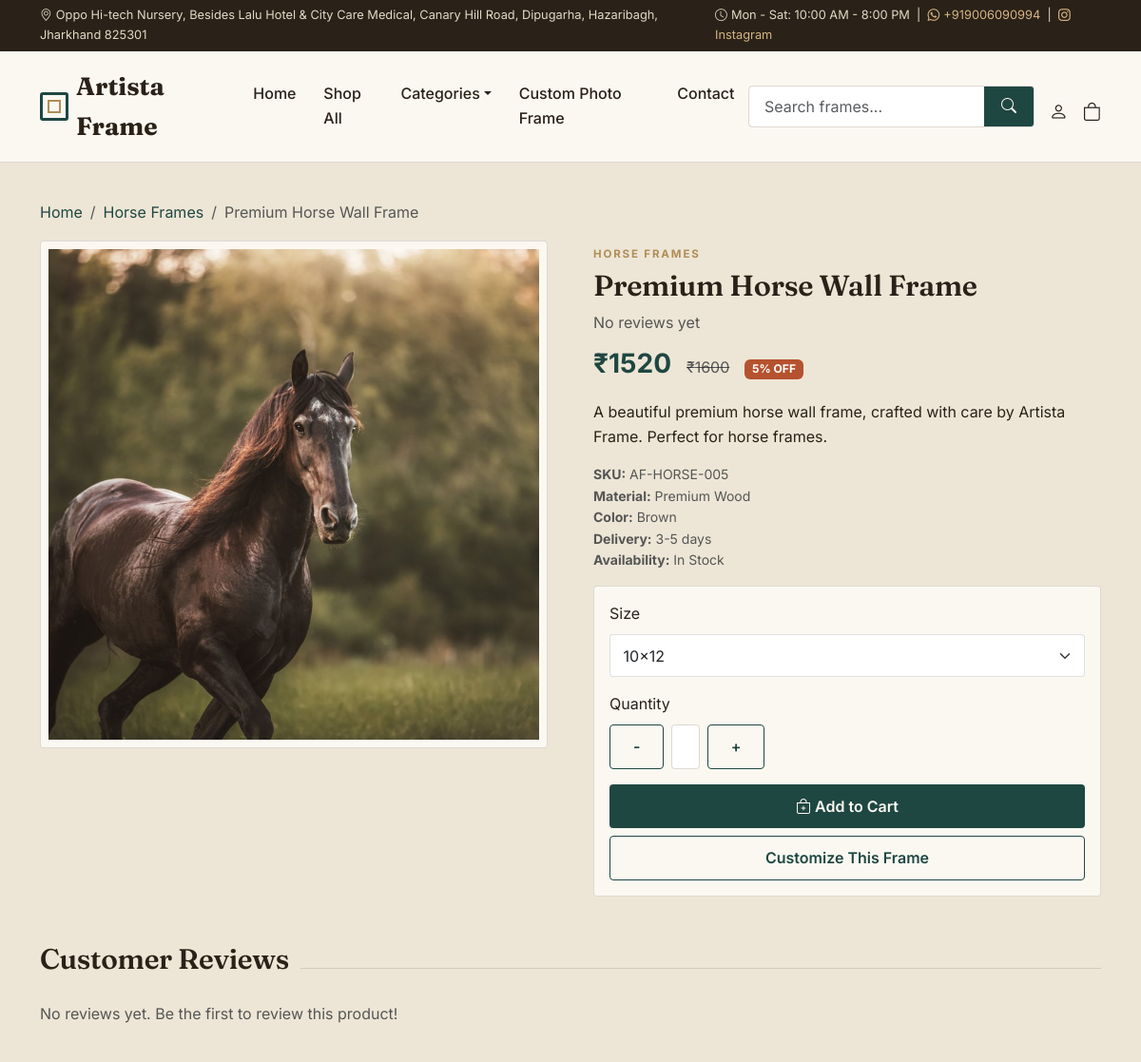
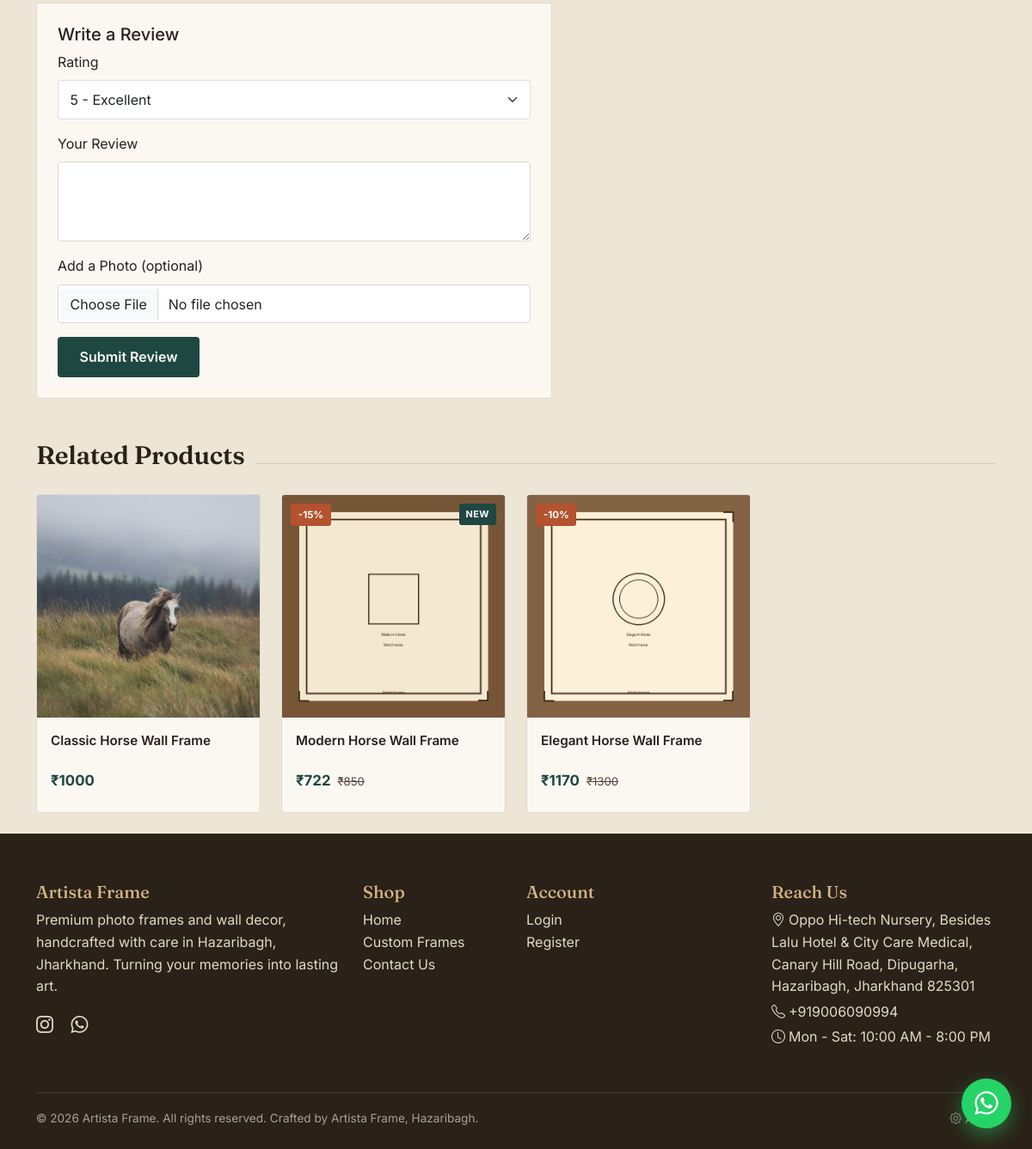
/product/premium-horse-wall-frame-af-horse-005, run on the app's committed database (2 pictures, top to bottom).
### app/models.py (models this page shows, shortened)
class Category(db.Model):
    __tablename__ = "categories"
    id = db.Column(db.Integer, primary_key=True)
    name = db.Column(db.String(120), nullable=False, unique=True)
    slug = db.Column(db.String(140), nullable=False, unique=True, index=True)
    description = db.Column(db.Text)
    image = db.Column(db.String(255))
    parent_id = db.Column(db.Integer, db.ForeignKey("categories.id"), nullable=True)
    is_active = db.Column(db.Boolean, default=True)
    display_order = db.Column(db.Integer, default=0)
    created_at = db.Column(db.DateTime, default=datetime.utcnow)
    children = db.relationship("Category", backref=db.backref("parent", remote_side=[id]))
    products = db.relationship("Product", backref="category", lazy=True)

class Product(db.Model):
    __tablename__ = "products"
    id = db.Column(db.Integer, primary_key=True)
    sku = db.Column(db.String(50), unique=True, nullable=False)
    name = db.Column(db.String(200), nullable=False)
    slug = db.Column(db.String(220), unique=True, nullable=False, index=True)
    description = db.Column(db.Text)
    price = db.Column(db.Numeric(10, 2), nullable=False)
    discount_percent = db.Column(db.Integer, default=0)
    stock = db.Column(db.Integer, default=0)
    category_id = db.Column(db.Integer, db.ForeignKey("categories.id"), nullable=False)
    subcategory = db.Column(db.String(120))
    frame_material = db.Column(db.String(100))
    frame_color = db.Column(db.String(60))
    delivery_time_days = db.Column(db.String(50), default="3-5 days")
    is_available = db.Column(db.Boolean, default=True)
    is_featured = db.Column(db.Boolean, default=False)
    is_new_arrival = db.Column(db.Boolean, default=False)
    is_best_seller = db.Column(db.Boolean, default=False)
    is_clearance = db.Column(db.Boolean, default=False)
    is_customizable = db.Column(db.Boolean, default=False)
    view_count = db.Column(db.Integer, default=0)
    created_at = db.Column(db.DateTime, default=datetime.utcnow)
    updated_at = db.Column(db.DateTime, default=datetime.utcnow, onupdate=datetime.utcnow)
    images = db.relationship(
        "ProductImage", backref="product", lazy=True, cascade="all, delete-orphan",
        order_by="ProductImage.display_order, ProductImage.id",
    )
    reviews = db.relationship("Review", backref="product", lazy=True, cascade="all, delete-orphan")
    sizes = db.relationship("Size", secondary="product_sizes")
    @property
    def final_price(self):
        if self.discount_percent:
            return round(float(self.price) * (1 - self.discount_percent / 100), 2)
        return float(self.price)
    @property
    def average_rating(self):
        approved = [r.rating for r in self.reviews if r.is_approved]
        if not approved:
            return 0
        return round(sum(approved) / len(approved), 1)
    @property
    def primary_image(self):
        if not self.images:
            return "img/placeholder-frame.svg"
        for img in self.images:
            if img.is_primary:
                return img.image_path
        return self.images[0].image_path

class ProductImage(db.Model):
    __tablename__ = "product_images"
    id = db.Column(db.Integer, primary_key=True)
    product_id = db.Column(db.Integer, db.ForeignKey("products.id"), nullable=False)
    image_path = db.Column(db.String(255), nullable=False)
    is_primary = db.Column(db.Boolean, default=False)
    display_order = db.Column(db.Integer, default=0)

### app/main/routes.py (the view)
@main_bp.route("/product/<slug>")
def product_detail(slug):
    product = Product.query.filter_by(slug=slug).first_or_404()
    product.view_count = (product.view_count or 0) + 1
    db.session.commit()
    related = Product.query.filter(
        Product.category_id == product.category_id, Product.id != product.id
    ).limit(4).all()
    approved_reviews = [r for r in product.reviews if r.is_approved]
    review_form = ReviewForm()
    return render_template(
        "product_detail.html", product=product, related=related,
        reviews=approved_reviews, review_form=review_form,
    )

### app/forms.py
class ReviewForm(FlaskForm):
    rating = SelectField("Rating", choices=[("5", "5 - Excellent"), ("4", "4 - Good"),
                                             ("3", "3 - Average"), ("2", "2 - Below Average"),
                                             ("1", "1 - Poor")], validators=[DataRequired()])
    comment = TextAreaField("Your Review", validators=[DataRequired(), Length(5, 1000)])
    image = FileField("Add a Photo (optional)", validators=[Optional(), FileAllowed(["jpg", "jpeg", "png", "webp"])])

### app/templates/product_detail.html (shortened to what this page needs)
{% extends "base.html" %}
{% block content %}
<div class="container py-4">
  <nav aria-label="breadcrumb">
    <ol class="breadcrumb">
      <li class="breadcrumb-item"><a href="{{ url_for('main.home') }}">Home</a></li>
      <li class="breadcrumb-item"><a href="{{ url_for('main.category', slug=product.category.slug) }}">{{ product.category.name }}</a></li>
      <li class="breadcrumb-item active">{{ product.name }}</li>
    </ol>
  </nav>
  <div class="row g-5">
    <div class="col-md-6">
      <div class="card-brand p-2 mb-2">
        <img id="product-main-image" src="{{ url_for('static', filename=product.primary_image) }}" class="w-100" style="aspect-ratio:1/1; object-fit:cover;" alt="{{ product.name }}">
      </div>
    </div>
    <div class="col-md-6">
      <span class="eyebrow">{{ product.category.name }}{% if product.subcategory %} · {{ product.subcategory }}{% endif %}</span>
      <h1 class="mt-1" style="font-size:1.9rem;">{{ product.name }}</h1>
      <div class="stars mb-2">
        {% if product.average_rating %}
          {{ "★" * (product.average_rating|round|int) }}{{ "☆" * (5 - (product.average_rating|round|int)) }}
          <span class="text-muted">({{ reviews|length }} reviews)</span>
        {% else %}
          <span class="text-muted">No reviews yet</span>
        {% endif %}
      </div>
      <div class="d-flex align-items-baseline gap-3 mb-3">
        <span class="fs-3 fw-bold text-brand-teal">₹{{ "%.0f"|format(product.final_price) }}</span>
        {% if product.discount_percent %}
        <span class="text-decoration-line-through text-muted">₹{{ "%.0f"|format(product.price) }}</span>
        <span class="badge" style="background:var(--clay);">{{ product.discount_percent }}% OFF</span>
        {% endif %}
      </div>
      <p>{{ product.description }}</p>
      <ul class="list-unstyled small text-muted mb-3">
        <li><strong>SKU:</strong> {{ product.sku }}</li>
        {% if product.frame_material %}<li><strong>Material:</strong> {{ product.frame_material }}</li>{% endif %}
        {% if product.frame_color %}<li><strong>Color:</strong> {{ product.frame_color }}</li>{% endif %}
        <li><strong>Delivery:</strong> {{ product.delivery_time_days }}</li>
        <li><strong>Availability:</strong> {{ "In Stock" if product.stock > 0 else "Out of Stock" }}</li>
      </ul>
      <form action="{{ url_for('cart.add_to_cart', product_id=product.id) }}" method="post" class="card-brand p-3">
        {% if product.sizes %}
        <div class="mb-3">
          <label class="form-label">Size</label>
          <select name="size_label" class="form-select form-select-brand">
            {% for s in product.sizes %}<option value="{{ s.label }}">{{ s.label }}</option>{% endfor %}
          </select>
        </div>
        {% endif %}
        <div class="mb-3">
          <label class="form-label">Quantity</label>
          <div class="d-flex" style="max-width:150px;">
            <button type="button" class="btn btn-outline-brand" data-qty-decrease="qtyInput">-</button>
            <input id="qtyInput" type="number" name="quantity" value="1" min="1" class="form-control form-control-brand text-center mx-2">
            <button type="button" class="btn btn-outline-brand" data-qty-increase="qtyInput">+</button>
          </div>
        </div>
        <button type="submit" class="btn btn-primary-brand w-100" {{ "disabled" if product.stock <= 0 }}>
          <i class="bi bi-bag-plus me-1"></i>Add to Cart
        </button>
        {% if product.is_customizable %}
        <a href="{{ url_for('custom_frame.custom_order') }}" class="btn btn-outline-brand w-100 mt-2">Customize This Frame</a>
        {% endif %}
      </form>
    </div>
  </div>
  <div class="mt-5">
    <div class="section-title"><h2>Customer Reviews</h2></div>
    <div class="row g-3 mb-4">
      {% for r in reviews %}
      <div class="col-md-6">
        <div class="card-brand p-3">
          <div class="stars">{{ "★" * r.rating }}{{ "☆" * (5 - r.rating) }}</div>
          <p class="mb-1 mt-1">{{ r.comment }}</p>
          {% if r.image %}<img src="{{ url_for('static', filename=r.image) }}" style="width:80px;height:80px;object-fit:cover;" class="rounded mb-1">{% endif %}
          <small class="text-muted">— {{ r.user.full_name }}</small>
        </div>
      </div>
      {% else %}
      <p class="text-muted">No reviews yet. Be the first to review this product!</p>
      {% endfor %}
    </div>
    <div class="card-brand p-4" style="max-width:600px;">
      <h5>Write a Review</h5>
      <form action="{{ url_for('main.submit_review', slug=product.slug) }}" method="post" enctype="multipart/form-data">
        <div class="mb-3">
          {{ review_form.rating.label(class_="form-label") }}
          {{ review_form.rating(class_="form-select form-select-brand") }}
        </div>
        <div class="mb-3">
          {{ review_form.comment.label(class_="form-label") }}
          {{ review_form.comment(class_="form-control form-control-brand", rows=3) }}
        </div>
        <div class="mb-3">
          {{ review_form.image.label(class_="form-label") }}
          {{ review_form.image(class_="form-control form-control-brand") }}
        </div>
        <button type="submit" class="btn btn-primary-brand">Submit Review</button>
      </form>
    </div>
  </div>
  {% if related %}
  <div class="mt-5">
    <div class="section-title"><h2>Related Products</h2></div>
    <div class="row g-4">
      {% for p in related %}
      <div class="col-6 col-md-3">{% include "_product_card.html" %}</div>
      {% endfor %}
    </div>
  </div>
  {% endif %}
</div>
{% endblock %}

### app/templates/_product_card.html (shortened to what this page needs)
<div class="product-card">
  <a href="{{ url_for('main.product_detail', slug=p.slug) }}" class="text-decoration-none">
    <div class="img-wrap">
      {% if p.discount_percent %}<span class="badge-discount">-{{ p.discount_percent }}%</span>{% endif %}
      {% if p.is_new_arrival %}<span class="badge-new">New</span>{% endif %}
      <img src="{{ url_for('static', filename=p.primary_image) }}" alt="{{ p.name }}" loading="lazy">
    </div>
  </a>
  <div class="body">
    <a href="{{ url_for('main.product_detail', slug=p.slug) }}" class="text-decoration-none">
      <div class="p-name">{{ p.name }}</div>
    </a>
    <div class="price-row">
      <span class="price-now">₹{{ "%.0f"|format(p.final_price) }}</span>
      {% if p.discount_percent %}<span class="price-old">₹{{ "%.0f"|format(p.price) }}</span>{% endif %}
    </div>
  </div>
</div>

### app/static/css/style.css (style rules this page uses)
:root { --plaster: #EDE6D6; --plaster-deep: #E3D9C4; --walnut: #2A2118; --walnut-soft: #55483A; --teal: #1F4741; --teal-deep: #163430; --brass: #B08D57; --brass-light: #D4B483; --clay: #B5522F; --ivory: #FBF8F2; --line: rgba(42, 33, 24, 0.14); --radius: 4px; --shadow-soft: 0 8px 24px rgba(42, 33, 24, 0.10); --shadow-lift: 0 16px 40px rgba(42, 33, 24, 0.18); }
* { box-sizing: border-box; }
html { scroll-behavior: smooth; }
body { font-family: 'Inter', -apple-system, sans-serif; background: var(--plaster); color: var(--walnut); line-height: 1.6; -webkit-font-smoothing: antialiased; }
h1, h2, h3, h4, .display-font { font-family: 'Fraunces', Georgia, serif; font-weight: 600; color: var(--walnut); letter-spacing: -0.01em; }
a { color: var(--teal); text-decoration: none; }
.eyebrow { font-family: 'Inter', sans-serif; font-size: 0.72rem; font-weight: 700; letter-spacing: 0.16em; text-transform: uppercase; color: var(--brass); }
.btn-primary-brand { background: var(--teal); color: var(--ivory); border: none; border-radius: var(--radius); padding: 0.7rem 1.6rem; font-weight: 600; transition: transform 0.15s ease, background 0.15s ease; }
.btn-outline-brand { background: transparent; color: var(--teal); border: 1.5px solid var(--teal); border-radius: var(--radius); padding: 0.65rem 1.5rem; font-weight: 600; }
.section-title { display: flex; align-items: baseline; gap: 0.75rem; margin-bottom: 1.75rem; }
.section-title::after { content: ""; flex: 1; height: 1px; background: var(--line); }
.section-title h2 { margin: 0; font-size: 1.85rem; }
.product-card { background: var(--ivory); border: 1px solid var(--line); border-radius: var(--radius); overflow: hidden; height: 100%; transition: box-shadow 0.18s ease, transform 0.18s ease; position: relative; }
.product-card .img-wrap { aspect-ratio: 1 / 1; overflow: hidden; background: var(--plaster-deep); position: relative; }
.product-card .img-wrap img { width: 100%; height: 100%; object-fit: cover; transition: transform 0.35s ease; }
.badge-discount { position: absolute; top: 10px; left: 10px; background: var(--clay); color: #fff; font-size: 0.72rem; font-weight: 700; padding: 0.25rem 0.55rem; border-radius: 3px; }
.badge-new { position: absolute; top: 10px; right: 10px; background: var(--teal); color: #fff; font-size: 0.68rem; font-weight: 700; padding: 0.25rem 0.5rem; border-radius: 3px; text-transform: uppercase; letter-spacing: 0.04em; }
.product-card .body { padding: 0.95rem 1rem 1.1rem; }
.product-card .p-name { font-size: 0.95rem; font-weight: 600; color: var(--walnut); display: -webkit-box; -webkit-line-clamp: 2; -webkit-box-orient: vertical; overflow: hidden; min-height: 2.6em; }
.product-card .price-row { display: flex; align-items: baseline; gap: 0.5rem; margin: 0.35rem 0; }
.product-card .price-now { font-weight: 700; color: var(--teal); font-size: 1.05rem; }
.product-card .price-old { text-decoration: line-through; color: var(--walnut-soft); font-size: 0.82rem; }
.form-control-brand, .form-select-brand { border: 1.5px solid var(--line); border-radius: var(--radius); padding: 0.6rem 0.85rem; }
.card-brand { background: var(--ivory); border: 1px solid var(--line); border-radius: var(--radius); }
.text-brand-teal { color: var(--teal); }

### data on the page
Category: category.name "Horse Frames", category.name "HORSE FRAMES"
Product: name "Premium Horse Wall Frame", final_price "1520", price "1600", discount_percent "5", description "A beautiful premium horse wall frame, crafted with care by Artista Frame. Perfect for horse frames.", sku "AF-HORSE-005", frame_material "Premium Wood", frame_color "Brown", delivery_time_days "3-5 days", stock "In Stock"
ProductImage: is_primary+image_path (picture)
Product: image_path (picture), name "Classic Horse Wall Frame", final_price "1000"
Product: discount_percent "15", is_new_arrival "NEW", image_path (picture), name "Modern Horse Wall Frame", final_price "722", price "850"
Product: discount_percent "10", image_path (picture), name "Elegant Horse Wall Frame", final_price "1170", price "1300"

### other printed values
{{ site.address }} "Oppo Hi-tech Nursery, Besides Lalu Hotel & City Care Medical, Canary Hill Road, Dipugarha, Hazaribagh, Jharkhand 825301"
{{ site.business_hours }} "Mon - Sat: 10:00 AM - 8:00 PM"
{{ site.whatsapp_number }} "919006090994"
{{ site.shop_name }} "Artista Frame"
{{ review_form.rating.label(class_="form-label") }} "Rating"
{{ review_form.comment.label(class_="form-label") }} "Your Review"
{{ review_form.image.label(class_="form-label") }} "Add a Photo (optional)"
{{ now_year() }} "2026"
form field size_label "10x12"
